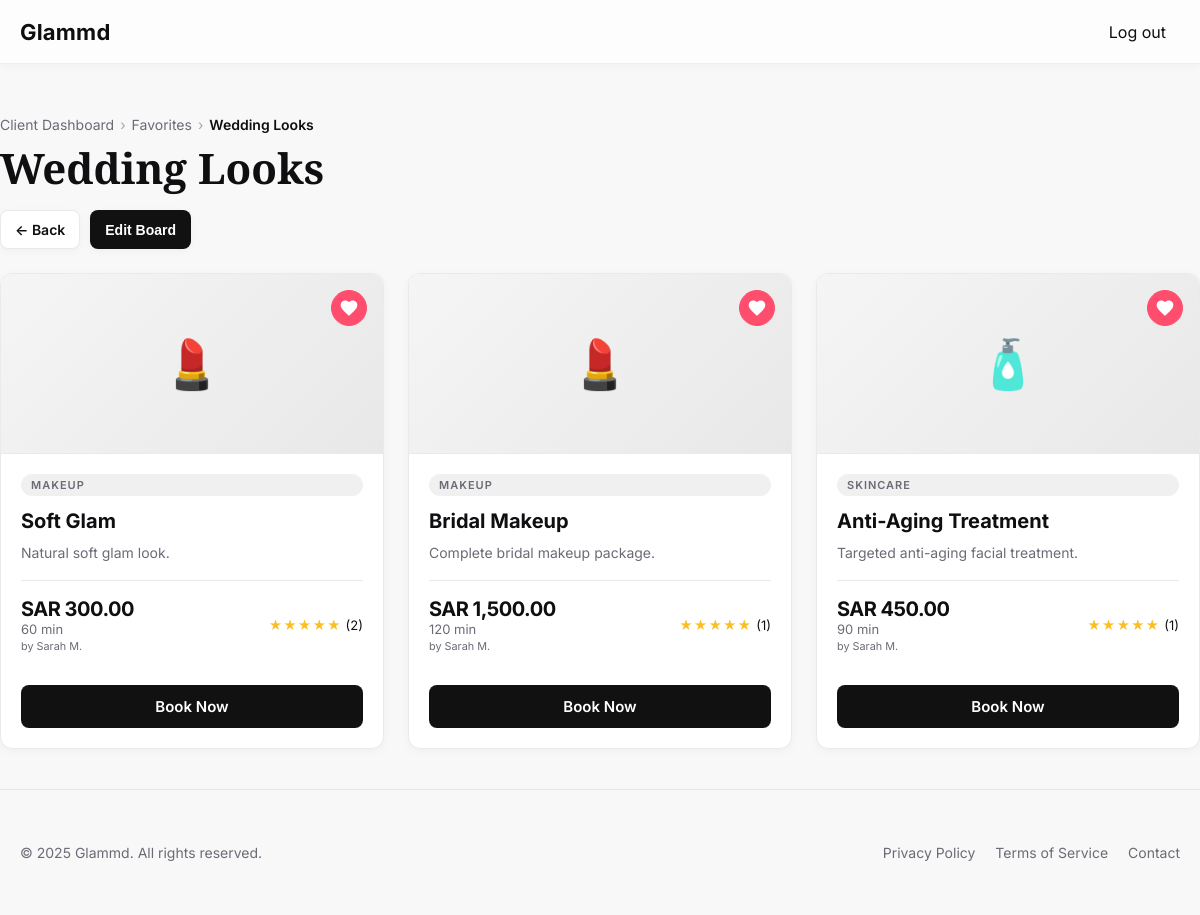
/intial/board.php?list_id=1 (signed in), run on the app's committed database.
### tables this page shows
CREATE TABLE `List` (
  `list_id` int UNSIGNED NOT NULL AUTO_INCREMENT,
  `client_id` int UNSIGNED NOT NULL,
  `name` varchar(100) NOT NULL,
  `created_at` timestamp NOT NULL DEFAULT CURRENT_TIMESTAMP,
  PRIMARY KEY (`list_id`)
);

CREATE TABLE `Service` (
  `service_id` int UNSIGNED NOT NULL AUTO_INCREMENT,
  `professional_id` int UNSIGNED NOT NULL,
  `category` enum('Hair','Makeup','Skincare','Bodycare','Nails') NOT NULL,
  `title` varchar(160) NOT NULL,
  `description` text,
  `duration` smallint UNSIGNED NOT NULL,
  `price` decimal(10,2) NOT NULL,
  `tags` text,
  PRIMARY KEY (`service_id`),
  CONSTRAINT `fk_service_professional`
      FOREIGN KEY (`professional_id`)
      REFERENCES `Professional` (`professional_id`)
      ON DELETE CASCADE
);

### intial/board.php (the view, shortened to what this page needs)
<?php
require 'db.php';
$clientId = null;
if (isset($_SESSION['client_id'])) {
    $clientId = (int)$_SESSION['client_id'];
}
$listId = isset($_GET['list_id']) ? (int)$_GET['list_id'] : 0;
$board = null;
$services = [];
if ($listId > 0) {
    $stmt = $conn->prepare("
        SELECT list_id, client_id, name
        FROM List
        WHERE list_id = ? AND client_id = ?
    ");
    $stmt->bind_param("ii", $listId, $clientId);
    $stmt->execute();
    $result = $stmt->get_result();
    $board = $result->fetch_assoc();
    if ($board) {
        $sql = "
            SELECT
                s.service_id,
                s.title,
                s.description,
                s.duration,
                s.price,
                s.category,
                u.name AS professional_name,
                AVG(r.rating) AS avg_rating,
                COUNT(r.review_id) AS review_count
            FROM ListItem li
            JOIN Service s
              ON li.service_id = s.service_id
            JOIN Professional p
              ON s.professional_id = p.professional_id
            JOIN User u
              ON p.professional_id = u.user_id
            LEFT JOIN Booking b
              ON b.service_id = s.service_id
            LEFT JOIN Review r
              ON r.booking_id = b.booking_id
            WHERE li.list_id = ?
            GROUP BY
              s.service_id,
              s.title,
              s.description,
              s.duration,
              s.price,
              s.category,
              u.name
            ORDER BY s.service_id ASC
        ";
        $stmt = $conn->prepare($sql);
        $stmt->bind_param("i", $listId);
        $stmt->execute();
        $servicesRes = $stmt->get_result();
        while ($row = $servicesRes->fetch_assoc()) {
            $services[] = $row;
        }
    }
}
function category_emoji(string $category): string {
    switch ($category) {
        case 'Makeup':   return '💄';
        case 'Skincare': return '🧴';
    }
}
?>
<!doctype html>
<html lang="en" class="has-solid-header">
<head>
  <link rel="stylesheet" href="common.css">
</head>
<body class="has-solid-header">
  <header id="siteHeader" class="site-header">
    <div class="container header-inner">
      <a class="brand" href="index.php">Glammd</a>
      <nav class="nav">
        <a href="logout.php" class="nav-link">Log out</a>
      </nav>
    </div>
  </header>
  <main class="page">
    <div class="container section">
      <div class="container breadcrumbs-wrap">
        <nav aria-label="Breadcrumb">
          <ol class="breadcrumbs">
            <li><a href="clientdashboard.php">Client Dashboard</a></li>
            <li><a href="favorites.php">Favorites</a></li>
            <li>
              <span class="current" id="crumb-current">
                <?php echo $board ? htmlspecialchars($board['name'], ENT_QUOTES, 'UTF-8') : 'Board'; ?>
              </span>
            </li>
          </ol>
        </nav>
      </div>
      <?php if ($board): ?>
        <h1 class="page-title">
          <?php echo htmlspecialchars($board['name'], ENT_QUOTES, 'UTF-8'); ?>
        </h1>
        <div class="actions">
          <a class="btn" href="favorites.php">← Back</a>
          <button type="button" class="btn primary" id="openEditBoard">Edit Board</button>
        </div>
        <?php if (!empty($services)): ?>
          <div class="services-grid" id="services-grid">
            <?php foreach ($services as $service): ?>
              <article class="service-card">
                <form method="post" class="remove-service-form">
                  <button class="favorite-btn active" aria-label="Remove from this board" type="submit">
                    <svg xmlns="http://www.w3.org/2000/svg" viewBox="0 0 24 24">
                      <path d="M12 21.35l-1.45-1.32C5.4 15.36 2 12.28 2 8.5
                      2 5.42 4.42 3 7.5 3c1.74 0 3.41.81 4.5 2.09C13.09 3.81
                      14.76 3 16.5 3 19.58 3 22 5.42 22 8.5c0 3.78-3.4 6.86-8.55
                      11.54L12 21.35z"/>
                    </svg>
                  </button>
                </form>
                <div class="service-image">
                  <?php echo category_emoji($service['category']); ?>
                </div>
                <div class="service-content">
                  <span class="service-category">
                    <?php echo htmlspecialchars($service['category'], ENT_QUOTES, 'UTF-8'); ?>
                  </span>
                  <h3 class="service-title">
                    <?php echo htmlspecialchars($service['title'], ENT_QUOTES, 'UTF-8'); ?>
                  </h3>
                  <p class="service-description">
                    <?php echo htmlspecialchars($service['description'], ENT_QUOTES, 'UTF-8'); ?>
                  </p>
                  <div class="service-meta">
                    <div>
                      <div class="service-price">
                        SAR <?php echo number_format((float)$service['price'], 2); ?>
                      </div>
                      <div class="service-duration">
                        <?php echo (int)$service['duration']; ?> min
                        <br>
                        <small>
                          by <?php echo htmlspecialchars($service['professional_name'], ENT_QUOTES, 'UTF-8'); ?>
                        </small>
                      </div>
                    </div>
                    <div class="service-rating">
                      <?php if ((int)$service['review_count'] > 0): ?>
                        <span class="stars">★★★★★</span>
                        <span>(<?php echo (int)$service['review_count']; ?>)</span>
                      <?php else: ?>
                        <span class="stars">☆☆☆☆☆</span>
                        <span>(No reviews yet)</span>
                      <?php endif; ?>
                    </div>
                  </div>
                </div>
                <div class="service-footer">
                  <a href="booking.php?service=<?php echo (int)$service['service_id']; ?>"
                     class="btn-book">
                    Book Now
                  </a>
                </div>
              </article>
            <?php endforeach; ?>
          </div>
        <?php else: ?>
          <p class="empty">
            This board doesn’t have any saved services yet.
          </p>
        <?php endif; ?>
      <?php endif; ?>
    </div>
  </main>
  <footer class="site-footer">
    <div class="container footer-inner">
      <p>© 2025 Glammd. All rights reserved.</p>
      <div class="footer-links">
        <a href="#">Privacy Policy</a>
        <a href="#">Terms of Service</a>
        <a href="#">Contact</a>
      </div>
    </div>
  </footer>
</body>
</html>

### intial/common.css (style rules this page uses)
:root { --bg: #fff; --text: #0f0f12; --muted: #6b6b76; --accent: #111; --accent-text: #fff; --container: 75rem; }
* { box-sizing: border-box; }
html, body { height: 100%; }
body { margin: 0; display: flex; flex-direction: column; min-height: 100svh; font-family: Inter, system-ui, -apple-system, Segoe UI, Roboto, "Helvetica Neue", Arial, sans-serif; color: var(--text); background: var(--bg); }
.container { max-width: var(--container); margin-inline: auto; padding-inline: 1.25rem; width: 100%; }
.site-header { position: fixed; top: 0; left: 0; right: 0; z-index: 50; height: 4rem; display: block; transition: background .25s ease, border-color .25s ease, backdrop-filter .25s ease, -webkit-backdrop-filter .25s ease, box-shadow .25s ease; }
.header-inner { height: 4rem; display: flex; align-items: center; justify-content: space-between; }
.brand { text-decoration: none; color: var(--text); font-weight: 700; font-size: 1.375rem; letter-spacing: 0.0125rem; }
.nav { display: flex; gap: 0.625rem; }
.nav-link { text-decoration: none; color: var(--text); padding: 0.625rem 0.875rem; border-radius: 999px; }
.has-solid-header .site-header { backdrop-filter: saturate(150%) blur(0.5rem); -webkit-backdrop-filter: saturate(150%) blur(0.5rem); background: color-mix(in srgb, white 75%, transparent); border-bottom: 0.0625rem solid rgba(0,0,0,.06); box-shadow: 0 0.0625rem 0.625rem rgba(0,0,0,.04); }
main.page { flex: 1 0 auto; padding-top: 4rem; }
.site-footer { flex-shrink: 0; background: #f8f8f8; border-top: 0.0625rem solid rgba(0,0,0,.08); padding: 2.5rem 0; font-size: 0.875rem; color: var(--muted); }
.footer-inner { display: flex; flex-wrap: wrap; align-items: center; justify-content: space-between; gap: 0.625rem; text-align: center; }
.footer-links a { color: var(--muted); text-decoration: none; margin-left: 1rem; transition: color .2s ease; }
.breadcrumbs-wrap { padding: 0.75rem 0 0.375rem; }
.breadcrumbs { display: flex; flex-wrap: wrap; align-items: center; gap: 0.375rem; font-size: 0.875rem; color: var(--muted); list-style: none; margin: 0; padding: 0; }
.breadcrumbs a { color: var(--muted); text-decoration: none; }
.breadcrumbs li { display: inline-flex; align-items: center; gap: 0.375rem; }
.breadcrumbs li + li::before { content: "›"; opacity: .6; }
.breadcrumbs .current { color: var(--text); font-weight: 600; }

### data on the page
list: name "Wedding Looks"
service: category "💄", category "MAKEUP", title "Soft Glam", description "Natural soft glam look.", price "300.00", duration "60", professional_name "Sarah M.", review_count "2"
service: category "💄", category "MAKEUP", title "Bridal Makeup", description "Complete bridal makeup package.", price "1,500.00", duration "120", professional_name "Sarah M.", review_count "1"
service: category "🧴", category "SKINCARE", title "Anti-Aging Treatment", description "Targeted anti-aging facial treatment.", price "450.00", duration "90", professional_name "Sarah M.", review_count "1"
